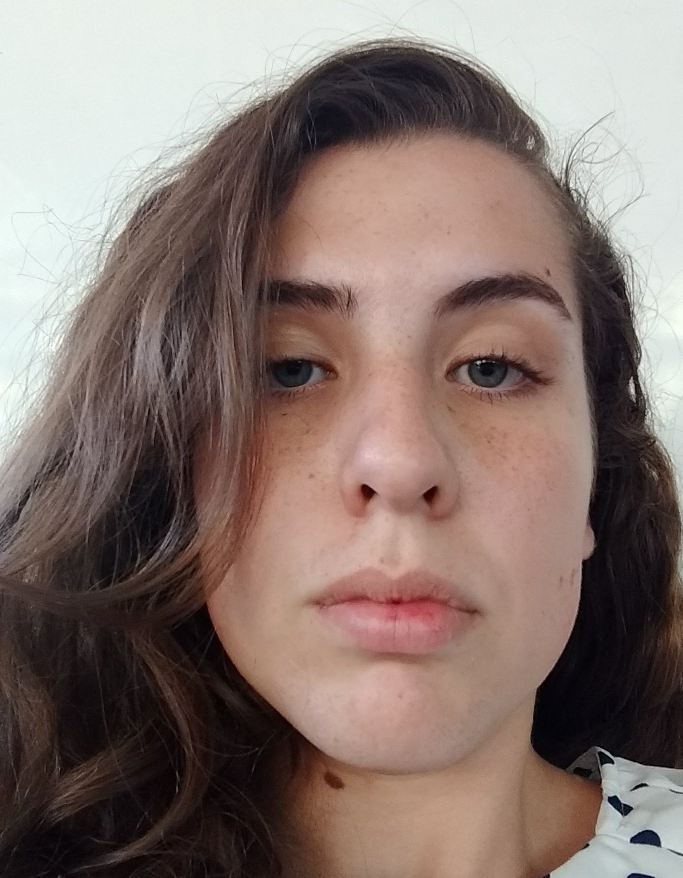
#> input picture rostro.jpg, 1365 x 1755 px (shown at 1/2 size)
$ python proyecto_final_puntos.py
#> lines starting #> are read from the running program, lines starting #| are printed output that depends on the picture
import cv2
import math
import numpy as np
from scipy import signal
from PIL import ImageFilter
from PIL import Image
from PIL import ImageOps

#QUITAR FONDO
min_delta_c = 40
def imagen_filas(im):
    imagen=[]
    data=im.getdata(band=None)
    for i in range(im.size[1]):
        an=[]
        for j in range(im.size[0]*i,im.size[0]*(i+1)):
            an.append(data[j])
        imagen.append(an)
    return imagen

def color_fondo(imagen):#imagen=data
    rgb=[0,0,0]
    for q in range(20):
        for w in range(20):
            rgb[0]+=imagen[q][w][0]
            rgb[1]+=imagen[q][w][1]
            rgb[2]+=imagen[q][w][2]
    rgb[0]=rgb[0]/(20*20)
    rgb[1]=rgb[1]/(20*20)
    rgb[2]=rgb[2]/(20*20)
    return rgb

def quitar_fondo(data,im):
    imagen=im.load()
    rgb=color_fondo(data)
    for y in range(im.size[1]-1):
        for x in range(im.size[0]-1):
            deltac = math.sqrt(((imagen[x,y][1] - rgb[1]) ** 2))
            if deltac<min_delta_c:
                imagen[x,y]=(0,0,0)
    return imagen

#FUNCIONES PARA SOBEL
# [58 lines left out: functions sobel_x, sobel_y, primera_derivada, threshold, sobel, filtro_gaussiano, not called in this run]

def im_lista(imagen):
    imag=imagen.convert(mode="L")
    im=[]
    for j in range(imagen.size[1]):
        fila=[]
        for i in range(imagen.size[0]):
            gray = imag.getpixel((i,j))
            fila.append(gray)
        im.append(fila)
    return im

# [10 lines left out: function mascara, not called in this run]

def poner_contorno(imagen_original):
    # contornos
    data = im_lista(imagen_original)
    objeto = Image.open("obj_chico.jpg")
    gaus = filtro_gaussiano(objeto)
    convolucion = signal.convolve2d(np.array(data), np.array(gaus), mode="same", fillvalue=0)
    contorno = mascara(convolucion, float(0.5e-20), float(1.01e-20))
    sob = sobel(imagen_original)
    #insertarlo en la imagen
    for j in range(10, size[1] - 10):
        for i in range(10, size[0] - 10):
            cont = contorno.getpixel((i, j))
            sobe = sob.getpixel((i, j))
            if cont == 255 or sobe == 255:
                canvas.putpixel((i, j), 0)
                canvas.putpixel((i, j+1), 0)
                canvas.putpixel((i, j-1), 0)
                canvas.putpixel((i+1, j), 0)
                canvas.putpixel((i-1, j), 0)


#PONERLE COLOR A HUELLA
def huella_color(huella,imagen_original,canvas):
    for y in range(10, size[1] - 10, 5):
        for x in range(10, size[0] - 10, 5):
            if y%2==0 and x<size[0] - 14:
                x+=3
                pixel_comp = imagen_original.getpixel((x, y))
                pixel = (pixel_comp[0] + pixel_comp[1] + pixel_comp[2]) / 3
                if pixel != 0:
                    for yy in range(-2, 3):
                        if abs(yy) == 0:
                            for n in range(-2, 3):
                                canvas.putpixel((x + n, y - yy), pixel_comp)
                        elif abs(yy) == 1:
                            for n in range(-1, 2):
                                canvas.putpixel((x + n, y - yy), pixel_comp)
                        else:
                            canvas.putpixel((x, y - yy), pixel_comp)
            elif y%2!=0:
                pixel_comp = imagen_original.getpixel((x, y))
                pixel = (pixel_comp[0] + pixel_comp[1] + pixel_comp[2]) / 3
                if pixel != 0:
                    for yy in range(-2, 3):
                        if abs(yy) == 0:
                            for n in range(-2, 3):
                                canvas.putpixel((x + n, y - yy), pixel_comp)
                        elif abs(yy) == 1:
                            for n in range(-1, 2):
                                canvas.putpixel((x + n, y - yy), pixel_comp)
                        else:
                            canvas.putpixel((x, y - yy), pixel_comp)

    return canvas


#___________________________________________________MAIN_______________________________________________________________

#_____________ROSTRO____________

#se quita fondo
imagen_original=Image.open("rostro.jpg")
#> imagen_original is the input picture: PIL image 1365x1755 RGB; mean R, G, B 134.8, 117.4, 111
data=imagen_filas(imagen_original)
#> after the loop in imagen_filas, `for i in range(im.size[1]):`: imagen = 1755 items
#> data = 1755 items
quitar_fondo(data,imagen_original)
#> after the loop in color_fondo, `for q in range(20):`: rgb = [93337, 95737, 94137]
#> in quitar_fondo, `rgb=color_fondo(data)`: rgb = [233.3, 239.3, 235.3]

#resize (para que sea más rapido)
imagen_original=imagen_original.resize((int(imagen_original.size[0]*0.75),int(imagen_original.size[1]*0.75)),Image.NEAREST)
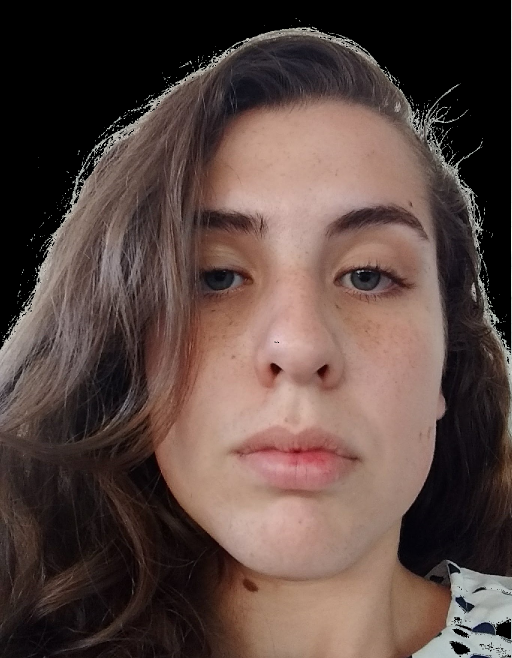
#> imagen_original: PIL image 1023x1316 RGB (shown at 1/2 size); mean R, G, B 89.9, 70.9, 65.3

#dimensiones imagen
size=imagen_original.size
#> size = (1023, 1316)


#___________LIENZO_______________
#nuevo lienzo
canvas= Image.new("RGB",size,color="white")
#> canvas: PIL image 1023x1316 RGB; every value is 255

#poner colores
huella=1
canvas=huella_color(huella,imagen_original,canvas)
#> after the loop in huella_color, `for y in range(10, size[1] - 10, 5):`:
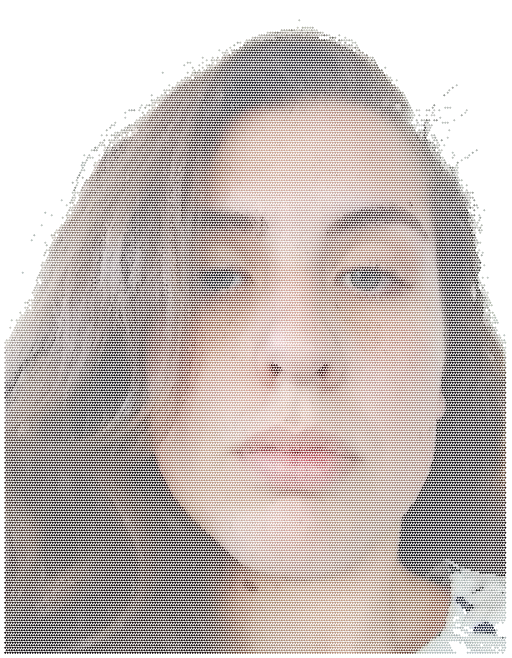
#> canvas: PIL image 1023x1316 RGB (shown at 1/2 size); mean R, G, B 196.7, 186.9, 184.1
#> after the loop in huella_color, `for y in range(10, size[1] - 10, 5):`: x = 1010

#poner contornos
poner_contorno(imagen_original)
#> in im_lista, `imag=imagen.convert(mode="L")`:
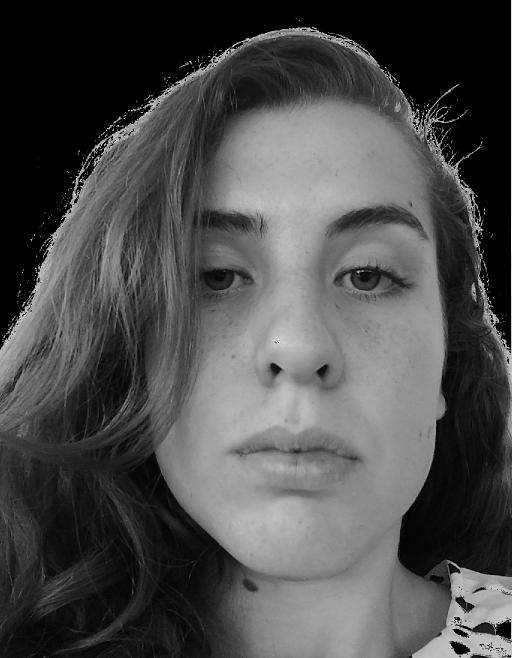
#> imag: PIL image 1023x1316 L (shown at 1/2 size); min 0, max 251, mean 76
#> after the loop in im_lista, `for j in range(imagen.size[1]):`: im = 1316 items
#> (the run stopped early here; a loop or call above may not have finished)

$ run again, with huella.jpg copied over rostro.jpg
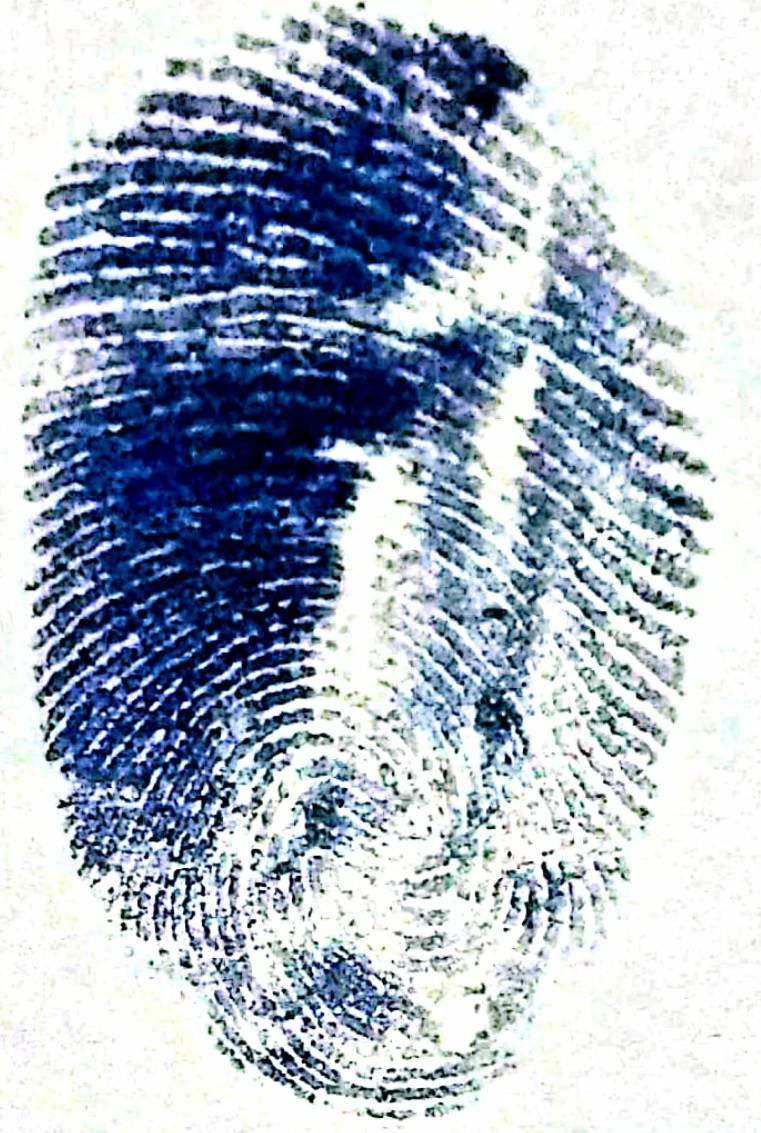
#> input picture huella.jpg, 761 x 1133 px
#> imagen_original is the input picture: PIL image 761x1133 RGB; mean R, G, B 169.3, 180.7, 195.7
#> after the loop in imagen_filas, `for i in range(im.size[1]):`: imagen = 1133 items
#> after the loop in color_fondo, `for q in range(20):`: rgb = [100612, 100699, 99964]
#> in quitar_fondo, `rgb=color_fondo(data)`: rgb = [251.5, 251.7, 249.9]
#> imagen_original: PIL image 570x849 RGB
#> after the loop in huella_color, `for y in range(10, size[1] - 10, 5):`:
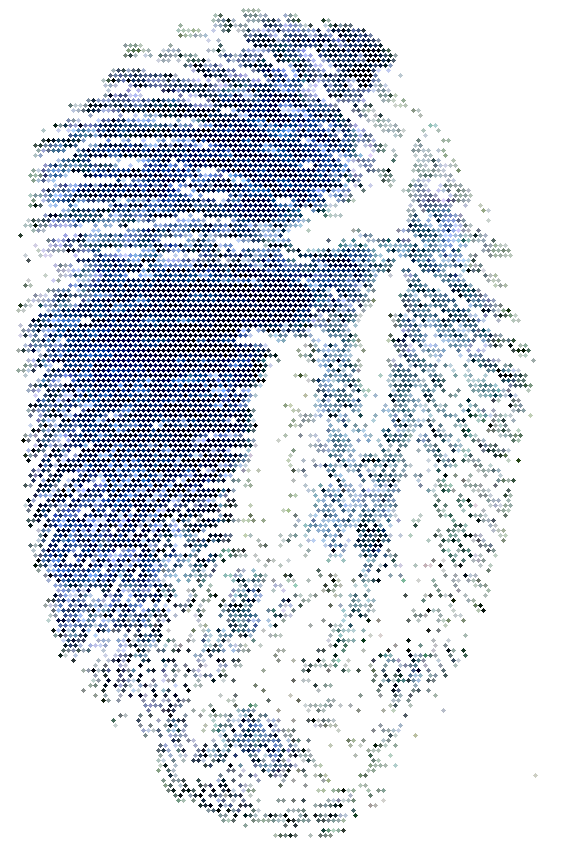
#> canvas: PIL image 570x849 RGB; mean R, G, B 213.2, 218.1, 226.1
#> after the loop in huella_color, `for y in range(10, size[1] - 10, 5):`: x = 555
#> in im_lista, `imag=imagen.convert(mode="L")`:
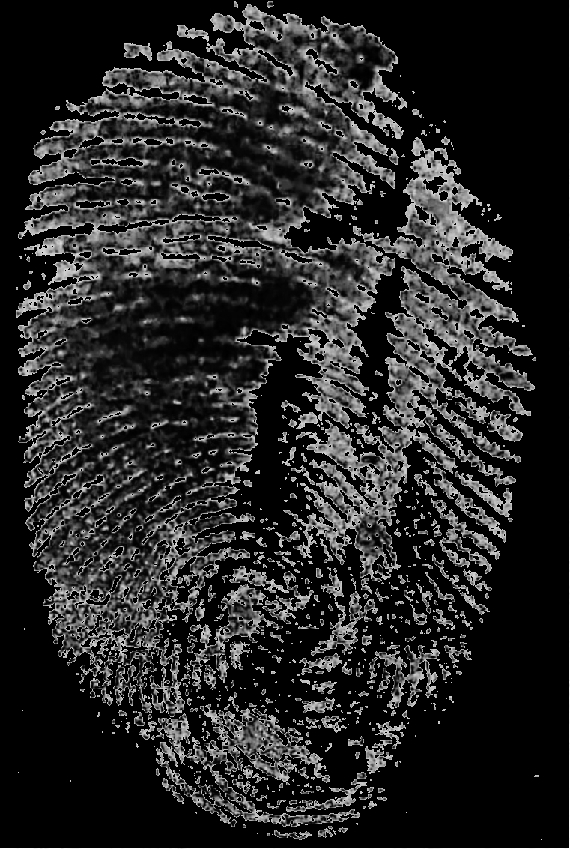
#> imag: PIL image 570x849 L; min 0, max 255, mean 39.6
#> after the loop in im_lista, `for j in range(imagen.size[1]):`: im = 849 items
